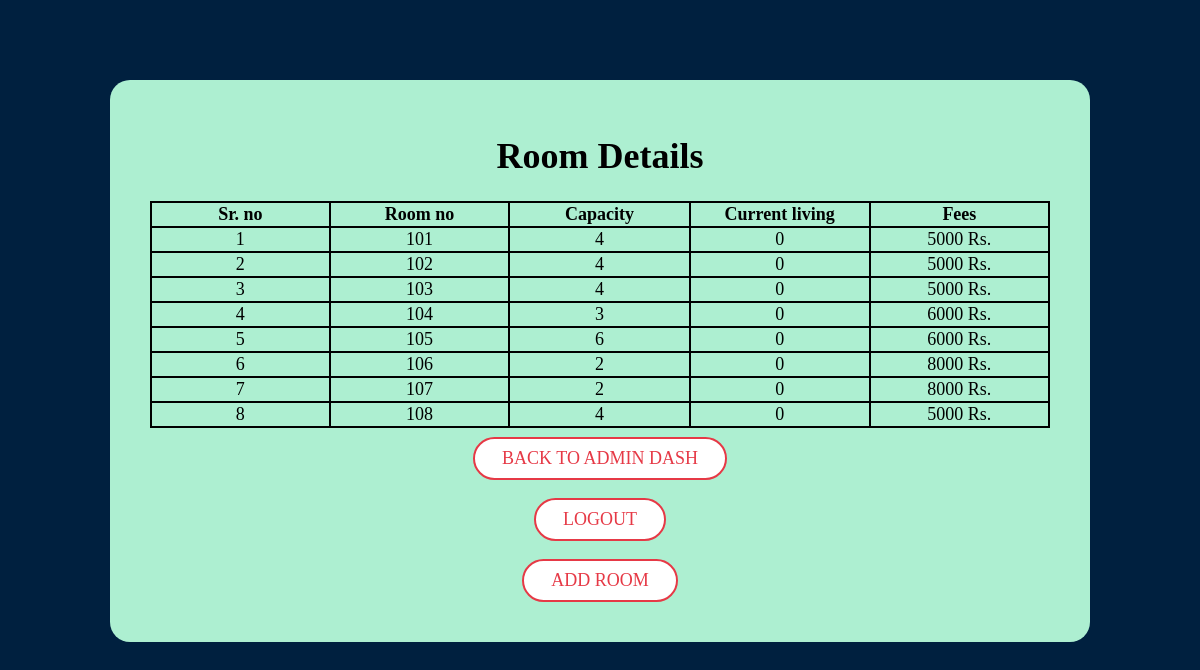
Screenshot of /roomDetails.php (signed in) with the database file from the repository.
### tables this page shows
CREATE TABLE `rooms` (
  `id` int(11) NOT NULL,
  `room_no` int(11) NOT NULL,
  `capacity` int(11) NOT NULL,
  `current_living` int(11) NOT NULL,
  `room_fees` int(11) NOT NULL
);

### roomDetails.php (the view, shortened to what this page needs)
<?php
require_once "config.php";
?>
<!DOCTYPE html>
<html lang="en">
<head>
    <link rel="stylesheet" href="css/addstudent_style.css">
</head>
<body>
    <div class="rd">
        <br>
        <h1>Room Details</h1>
        <table>
            <tr>
        <th>Sr. no</th>
        <th>Room no</th>
        <th>Capacity</th>
        <th>Current living</th>
        <th>Fees</th>
    </tr>
    <?php
    $sql = "SELECT * FROM `rooms` WHERE 1";
    $result = $link->query($sql);
    $nums = $result->num_rows;
    $count = 1;
    if($nums > 1)
    {
        while($row = $result->fetch_assoc())
        {
            ?>
            <tr>
                <td><?php echo $count++ ?></td>
                <td><?php echo $row['room_no'] ;?></td>
                <td><?php echo $row['capacity'] ;?></td>
                <td><?php echo $row['current_living'] ;?></td>
                <td><?php echo $row['room_fees']." Rs.";?></td>
            </tr>
            <?php
        }
    }
    ?>
    </table>
    <a class="btn btn-secondary" href="adminDash.php">Back to Admin Dash</a><br>
    <a class="btn btn-secondary" href="logout.php" onclick="return confirm('Are you sure want to Logout ?')">Logout</a><br>
    <a class="btn btn-secondary" href="addRoom.php">Add Room</a>
    <br><br>
</div>
</body>
</html>

### css/addstudent_style.css (style rules this page uses)
body { background-color: #00203fff; font-size: large; }
.rd { max-width: 900px; margin: auto; text-align: center; height: 100%; margin-top: 10vh; background-color: #adefd1ff; text-align: center; padding: 10px 40px; border-radius: 20px; }
.btn-secondary { border: 2px solid #e63946; border-radius: 1.5em; color: #e63946; background: #fff; text-decoration: none; }
.btn { display: inline-block; padding: 0.5em 1.5em; font-weight: 500; text-transform: uppercase; margin: 0.5em 0; text-align: center; transition: all 0.5s ease; }

### roomDetails.php (style rules this page uses)
table, th, td { border: 2px solid black; }
td, th { width: 180px; }
table { border-collapse: collapse; }

### rows the page displays
rooms: room_no "101", capacity "4", current_living "0", room_fees "5000"
rooms: room_no "102", capacity "4", current_living "0", room_fees "5000"
rooms: room_no "103", capacity "4", current_living "0", room_fees "5000"
rooms: room_no "104", capacity "3", current_living "0", room_fees "6000"
rooms: room_no "105", capacity "6", current_living "0", room_fees "6000"
rooms: room_no "106", capacity "2", current_living "0", room_fees "8000"
rooms: room_no "107", capacity "2", current_living "0", room_fees "8000"
rooms: room_no "108", capacity "4", current_living "0", room_fees "5000"
